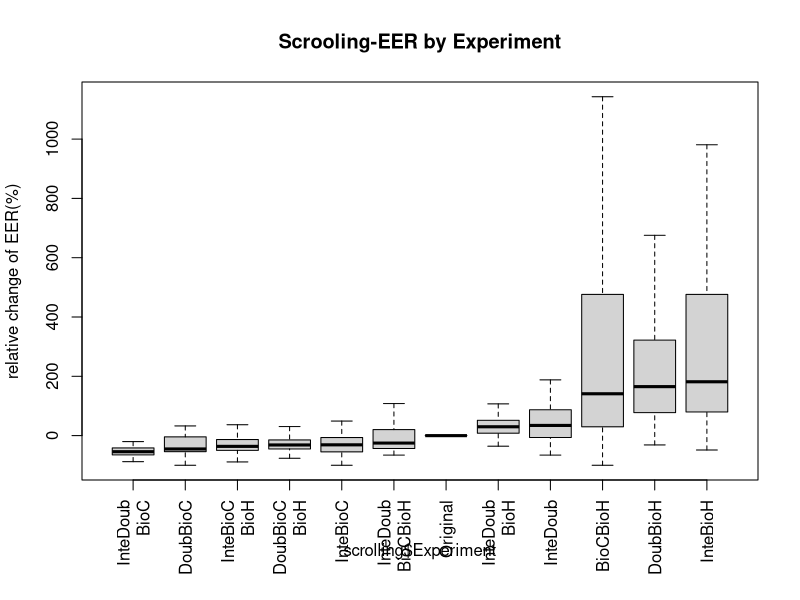
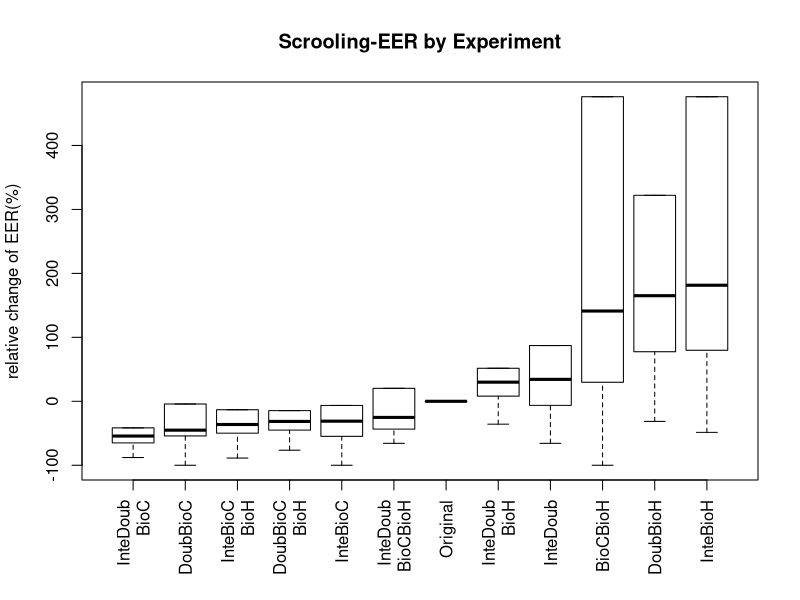

The R source for these figures, in order:
sOriginal<-c(0.0198675497,0.0093582888,0.1181318681,0.0291262136,0.1462264151,0.0208333333,0.0817843866,0.1151832461,0.0869565217,0.2272727273,0.1724137931,0.0796460177,0.3164556962,0.1467889908,0.0751173709,0.1747572816,0.0550458716,0.0847457627,0.1481481481,0.0145985401,0.0485175202,0.0483870968,0.125498008,0.0632183908,0.0402298851,0.0543478261,0.0748031496,0.0895140665,0.1504424779,0.0459770115,0.0833333333,0.0707964602,0.1590214067,0.0068728522,0.0534482759,0.095505618,0.01953125,0.0434782609,0.0689655172,0.1504424779,0.0416666667)
sBioCBioH<-c(0.071953125,0.018572535757063344,0.023496293440634815,0.24509803921568626,0.23148148148148148,0.08158995815899582,0.10074626865671642,0.12203389830508475,0.12958308899500154,0.36354087089381204,0.05373676402885058,0.458903242147923,0.15048598553345388,0.4967250329530846,0.19190500878481523,0.04198473282442748,0.35429447852760737,0.49710982658959535,0.48214285714285715,0.013392857142857142,0.06729862914027747,0.4878048780487805,0.202395528431954,0.4902641238766297,0.5,0.13106796116504854,0.021199273167777106,0.13037202077416724,0.4183973604787969,0.49696382428940566,0.48549742477636215,0.26777882205513787,0.03509734483847906,0.06387076731904318,0.12389162561576354,0.16516059556138213,0.22795807978363758,0.05641025641025641,0.21965317919075145,0.48214285714285715,0.0)
sDoubBioC<-c(0.01,0.05137039385612626,0.044157450465428204,0.00980392156862745,0.07716049382716049,0.01677201103890323,0.061567164179104475,0.061016949152542375,0.16715534333026166,0.11397058823529412,0.07803468208092486,0.08482142857142858,0.11160714285714286,0.07208588957055215,0.05214723926380368,0.08015267175572519,0.41419420528947776,0.40173410404624277,0.06696428571428571,0.004464285714285714,0.029141104294478526,0.2804878048780488,0.08263504939003781,0.03468208092485549,0.008670520231213872,0.03398058252427184,0.024475524475524476,0.09049472016067028,0.07514450867052024,0.023255813953488372,0.07983193277310924,0.06696428571428571,0.06595092024539877,0.0034482758620689655,0.05264416111272095,0.08192090395480225,0.010716700473292765,0.057692307692307696,0.06358381502890173,0.15178571428571427,0.0)
sDoubBioH<-c(0.08309895833333333,0.016564503628549287,0.11632090852870074,0.27040816326530615,0.31877474959235963,0.08793732751713701,0.14515505374680998,0.18811784541662968,0.1633576275446092,0.4152501909854851,0.1782699882346923,0.458903242147923,0.25265596745027125,0.4967250329530846,0.20553587372908208,0.20603275772622842,0.36309738619374127,0.49710982658959535,0.48831569664902996,0.028806047966631908,0.09016420551320424,0.4878048780487805,0.23433643894319986,0.4902641238766297,0.5,0.14407450401013086,0.07586311326468807,0.2024775234180095,0.4314926594710727,0.49696382428940566,0.48359989156953104,0.2676221804511278,0.1563502751591933,0.0639484311898105,0.07602144305998261,0.19297218840715422,0.0440500338066261,0.12798216276477145,0.23410404624277456,0.49192629179331304,0.02857142857142857)
sInteBioC<-c(0.0,0.05078559853448883,0.040025219060469526,0.024509803921568627,0.10185185185185185,0.046060713967773524,0.07649253731343283,0.07457627118644068,0.1729356901510709,0.051470588235294115,0.06936416184971098,0.07142857142857142,0.10714285714285714,0.10122699386503067,0.05178720585270313,0.0916030534351145,0.41467752745269887,0.40173410404624277,0.06696428571428571,0.0,0.024539877300613498,0.2682926829268293,0.08163704539802184,0.03757225433526012,0.008670520231213872,0.043689320388349516,0.038461538461538464,0.07592220670610202,0.03468208092485549,0.029069767441860465,0.06722689075630252,0.0625,0.04141104294478527,0.006896551724137931,0.07968704723268619,0.0903954802259887,0.0504394861392833,0.021794871794871794,0.031791907514450865,0.12946428571428573,0.0)
sInteBioH<-c(0.079765625,0.01773409427182414,0.11356608759206162,0.25,0.31551362683438156,0.12995637852755274,0.17562446833191556,0.20706362587629779,0.18358884141744158,0.39686783804430864,0.18711954575681622,0.458903242147923,0.2405628390596745,0.49693251533742333,0.21176445174112157,0.23690061513377308,0.3646311285250296,0.4988047418438326,0.4852292768959436,0.020692127215849843,0.0842152696244605,0.4878048780487805,0.23653332313009762,0.4884393063583815,0.5,0.17823976361333896,0.10778591487252905,0.1971074639511713,0.42349992326973246,0.49696382428940566,0.48359989156953104,0.26323621553884713,0.11537150647580095,0.0612457284871078,0.0995508548246885,0.19893404501045667,0.06443542934415145,0.0838907469342252,0.22897962530234084,0.4848024316109423,0.02142857142857143)
sInteDoub<-c(0.01390625,0.008032128514056224,0.10645013613473725,0.0545218087234894,0.32660726764500353,0.07339980414849105,0.1511677364472972,0.15574585145088293,0.12578537320934907,0.2128533231474408,0.15939434242160724,0.098879179331307,0.42506781193490056,0.2509112951782721,0.08878423917739567,0.2157414955903061,0.08549002423055112,0.1258841971196238,0.14247134038800707,0.0072992700729927005,0.06004745919666628,0.12809876049580168,0.15848654129440798,0.08289734610353994,0.017740340736233647,0.15650063317855634,0.07301360057265568,0.14418746959973638,0.19621208245946084,0.10439276485788113,0.05082678232583356,0.05325814536340852,0.13356859028712986,0.011245728487107797,0.09776151840046363,0.18487217904298156,0.041176470588235294,0.08528428093645485,0.14023490345590947,0.34014057750759874,0.014285714285714285)
sDoubBioCBioH<-c(0.016432291666666668,0.012210244486718806,0.06495514380486551,0.05612244897959184,0.06734800838574423,0.01691444849995549,0.06234049957466553,0.05514242612476706,0.07328753734885929,0.12504774637127578,0.1060156529745767,0.06329154002026342,0.1181622965641953,0.07208588957055215,0.05108154036694605,0.10646261024234789,0.27115662215806563,0.40173410404624277,0.06591710758377425,0.014598540145985401,0.03322970581912589,0.2804878048780488,0.07325923233405393,0.03468208092485549,0.009469120778825677,0.026013085690164625,0.042866582236660976,0.06648439583889038,0.05969614814056985,0.0315891472868217,0.056925996204933584,0.044407894736842105,0.08408565680748832,0.007952780366573469,0.09971747319617502,0.0758966195336642,0.19553752535496957,0.045930880713489414,0.046242774566473986,0.12851443768996962,0.02857142857142857)
sInteBioCBioH<-c(0.009765625,0.012795039808356234,0.05928487097318266,0.025510204081632654,0.08278010715117633,0.025460696163090893,0.07399853066274843,0.06823143136036916,0.06509173159085196,0.05992169595110772,0.12064555731750984,0.04188829787234043,0.11239828209764918,0.10122699386503067,0.050361473544744954,0.11131697917438672,0.27527452698870963,0.40173410404624277,0.05869708994708995,0.0072992700729927005,0.03188199692424719,0.2682926829268293,0.07904797433886221,0.03757225433526012,0.004534910252509888,0.04717180244829042,0.06255162160673972,0.06418182103462884,0.0423551076781421,0.034366925064599485,0.03361344537815126,0.03555764411027569,0.06900177897484497,0.00697421559490525,0.10404955085482469,0.06064082155008271,0.21291413116970925,0.021906354515050165,0.026667486574017137,0.1293693009118541,0.02142857142857143)
sInteDoubBioC<-c(0.00390625,0.0033467202141900937,0.05548594880691356,0.015306122448979591,0.095125786163522,0.014822398290750466,0.041093109581625556,0.08116958026444228,0.03040965066599648,0.07682391138273491,0.1060156529745767,0.036379179331306986,0.10103978300180833,0.05612601910465249,0.03356951525101529,0.13940561772771068,0.03180904263545909,0.04954443029293622,0.03979276895943562,0.0072992700729927005,0.02630512790832272,0.01834266293482607,0.07665021394909861,0.027984051305852076,0.009069820505019775,0.020578303081468973,0.04154506910412422,0.059831641378877504,0.045923065118420384,0.005555555555555556,0.01301165627541339,0.026472431077694234,0.044611535072405936,0.0026250388319353835,0.06070704143726456,0.037979523675749916,0.044286680189317106,0.021181716833890744,0.033298487270938384,0.10799772036474163,0.014285714285714285)
sInteDoubBioH<-c(0.021718750000000002,0.007024589586415839,0.11768627167513995,0.04591836734693878,0.29373398555788494,0.0549274459182765,0.113641636377697,0.16341290265329667,0.12496160397643183,0.2598357524828113,0.22395007417259194,0.10505319148936171,0.26570976491862563,0.2509112951782721,0.08004982862409632,0.2236715333876825,0.08622467391864722,0.1258841971196238,0.12973985890652556,0.010948905109489052,0.05702544937410084,0.12809876049580168,0.14751646866012386,0.08289734610353994,0.031696836020687555,0.07745884339383706,0.09644292715158856,0.11225346366874303,0.16256586014629903,0.07428940568475452,0.05353754404987802,0.06195175438596491,0.2002302691738574,0.010422491456974216,0.06210518690234715,0.14356837406748446,0.04259634888438134,0.06337792642140469,0.1315643832246956,0.3114551671732523,0.03571428571428571)
sInteDoubBioCBioH<-c(0.008619791666666668,0.004685408299866131,0.05945754925346762,0.01020408163265306,0.10584090379687863,0.035742900382800674,0.08441922511793365,0.08365427278374302,0.07376225182206585,0.15550993124522536,0.10005626886285743,0.03020516717325228,0.14455244122965644,0.24079754601226994,0.05540194130015265,0.13629289261098348,0.07313630973861937,0.0953757225433526,0.0865299823633157,0.0072992700729927005,0.04508210275660212,0.12195121951219512,0.1269489774444721,0.06829880595755453,0.016095603894128382,0.05883284086112284,0.04329332085237597,0.06698256790045973,0.18090439408665404,0.029069767441860465,0.04852263486039577,0.0400219298245614,0.06797512760403678,0.008620689655172414,0.06460446247464503,0.12423135749289885,0.04063556457065585,0.04085841694537347,0.12269913499774525,0.301766717325228,0.014285714285714285)

sBioCBioH<-((sBioCBioH-sOriginal)/sOriginal)*100
sDoubBioC<-((sDoubBioC-sOriginal)/sOriginal)*100
sDoubBioH<-((sDoubBioH-sOriginal)/sOriginal)*100
sInteBioC<-((sInteBioC-sOriginal)/sOriginal)*100
sInteBioH<-((sInteBioH-sOriginal)/sOriginal)*100
sInteDoub<-((sInteDoub-sOriginal)/sOriginal)*100
sDoubBioCBioH<-((sDoubBioCBioH-sOriginal)/sOriginal)*100
sInteBioCBioH<-((sInteBioCBioH-sOriginal)/sOriginal)*100
sInteDoubBioH<-((sInteDoubBioH-sOriginal)/sOriginal)*100
sInteDoubBioC<-((sInteDoubBioC-sOriginal)/sOriginal)*100
sInteDoubBioCBioH<-((sInteDoubBioCBioH-sOriginal)/sOriginal)*100
sOriginal<-((sOriginal-sOriginal)/sOriginal)*100

#scrolling<-matrix(c(sOriginal,sBioCBioH,sDoubBioC,sDoubBioH,sInteBioC,sInteBioH,sInteDoub,sDoubBioCBioH,sInteBioCBioH,sInteDoubBioH,sInteDoubBioC,sInteDoubBioCBioH),nrow=451)
scrolling<-matrix(c(sOriginal,sBioCBioH,sDoubBioC,sDoubBioH,sInteBioC,sInteBioH,sInteDoub,sDoubBioCBioH,sInteBioCBioH,sInteDoubBioH,sInteDoubBioC,sInteDoubBioCBioH),nrow=492)

ex0=rep('Original',41)
ex1=rep('BioCBioH',41)
ex2=rep('DoubBioC',41)
ex3=rep('DoubBioH',41)
ex4=rep('InteBioC',41)
ex5=rep('InteBioH',41)
ex6=rep('InteDoub',41)
ex7=rep('DoubBioC\nBioH',41)
ex8=rep('InteBioC\nBioH',41)
ex9=rep('InteDoub\nBioH',41)
ex10=rep('InteDoub\nBioC',41)
ex11=rep('InteDoub\nBioCBioH',41)
ex<-c(ex0,ex1,ex2,ex3,ex4,ex5,ex6,ex7,ex8,ex9,ex10,ex11)

scrolling<-data.frame(EER=scrolling,Experiment=ex)
par(mar=c(6,4.1,4.1,2.1),mgp=c(3,1,0))
#boxplot(scrolling$EER ~ scrolling$Experiment,at=rank(tapply(scrolling$EER, scrolling$Experiment, median)),main="Scrooling-EER by Experiment",ylab="relative change of EER(%)",las=3,outline=FALSE)

boxPlotWithoutWiskers<-boxplot(scrolling$EER ~ scrolling$Experiment,at=rank(tapply(scrolling$EER, scrolling$Experiment, median)),main="Scrooling-EER by Experiment",ylab="relative change of EER(%)",las=3,outline=FALSE)
boxPlotWithoutWiskers$stats[5,]<-boxPlotWithoutWiskers$stats[4,]
bxp(boxPlotWithoutWiskers,at=rank(tapply(scrolling$EER, scrolling$Experiment, median)),main="Scrooling-EER by Experiment",ylab="relative change of EER(%)",las=3,outline=FALSE)

